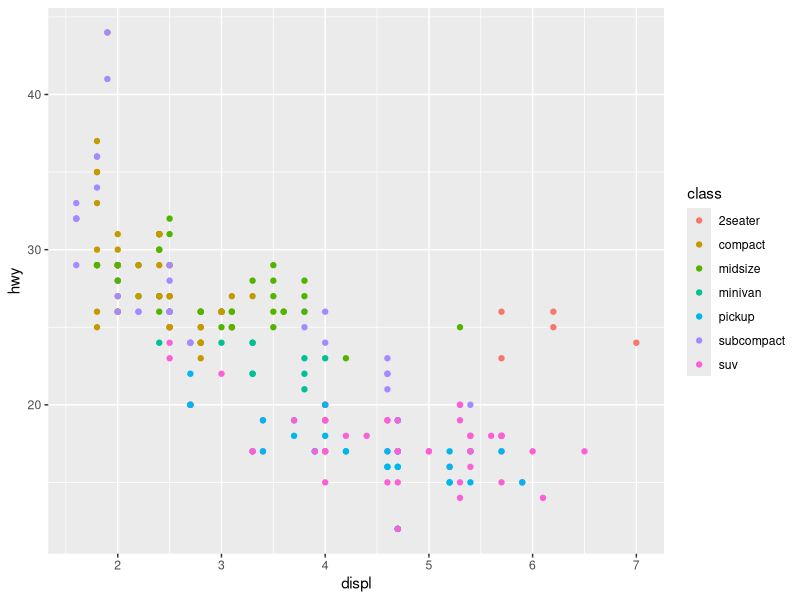
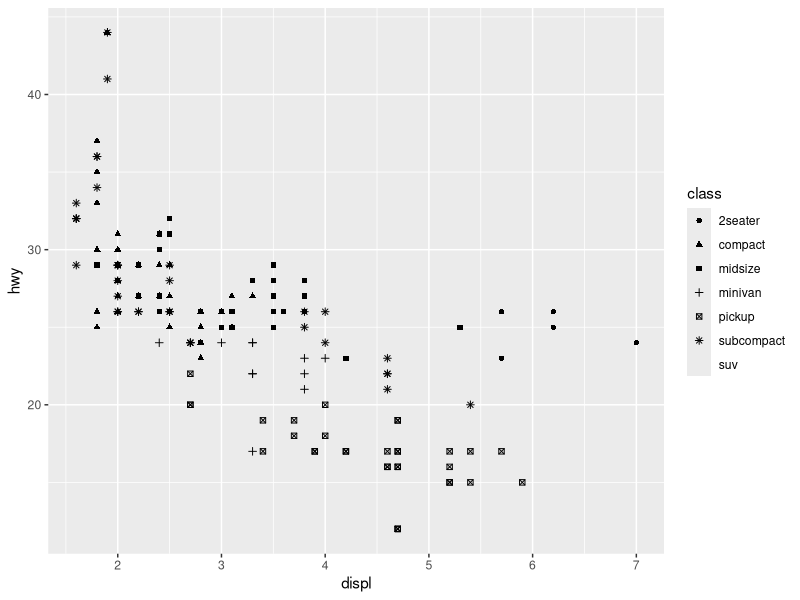
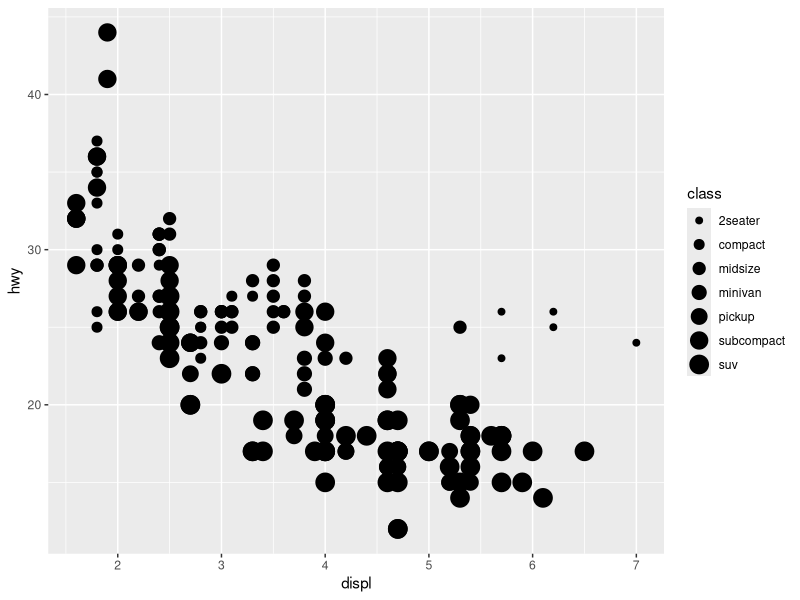
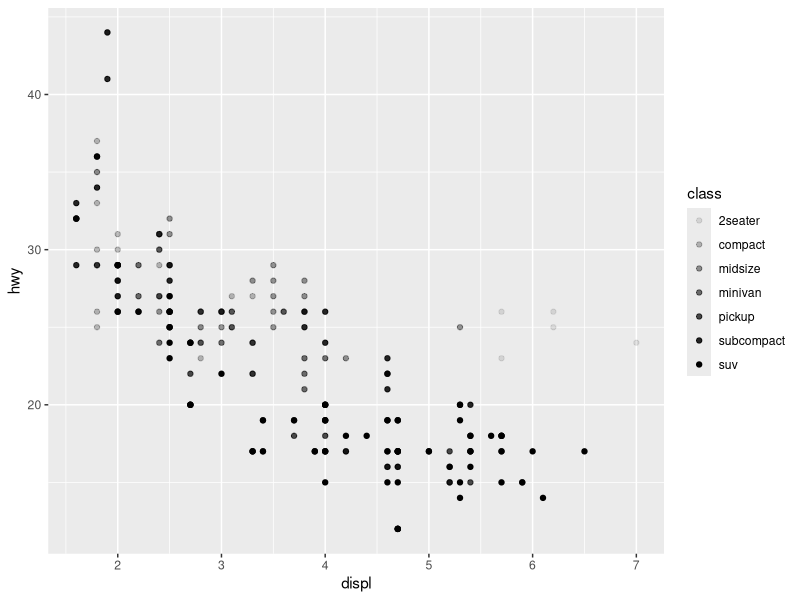
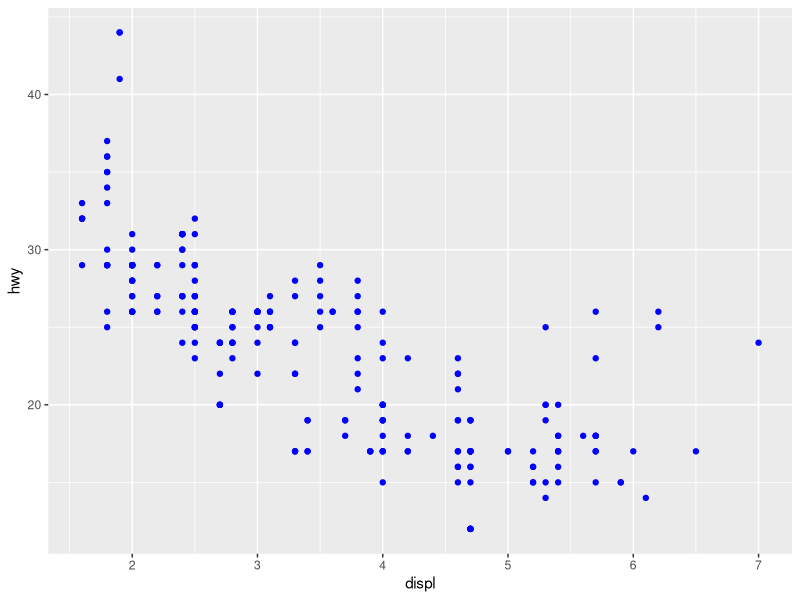
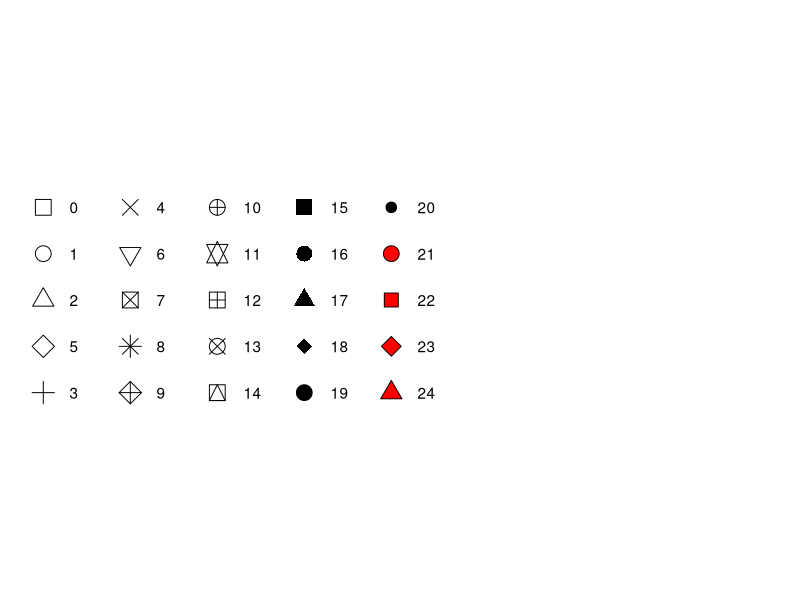
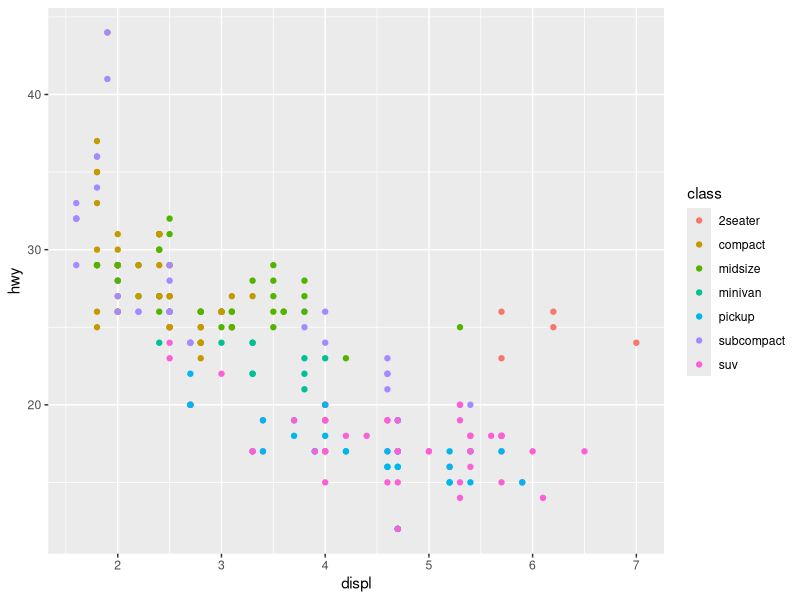
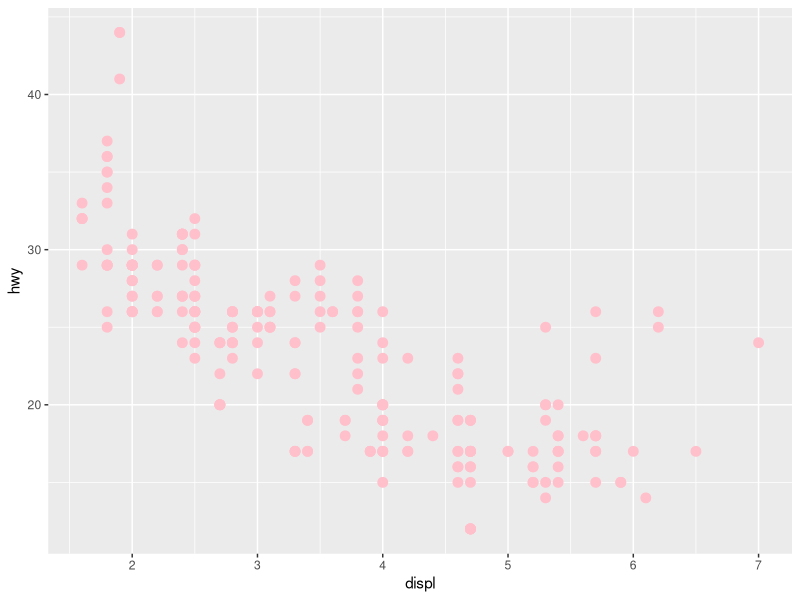

Reproduce these figures in R, in order. (Note: this script raises an error after producing the figures.)
## ---- chunk 1
library(tidyverse)
library(scales)
library(ggplot2)
## ---- chunk 2
?mpg
names(mpg)
## ---- chunk 3
# Mapping class to color works well
ggplot(mpg, aes(x = displ, y = hwy, color = class)) +
  geom_point()
## ---- chunk 4
# Mapping class to shape produces warnings
ggplot(mpg, aes(x = displ, y = hwy, shape = class)) +
  geom_point()
## ---- chunk 5
# class mapped to size
ggplot(mpg, aes(x = displ, y = hwy, size = class)) +
  geom_point() 
## ---- chunk 6
# class mapped to alpha
ggplot(mpg, aes(x = displ, y = hwy, alpha = class)) +
  geom_point() 
## ---- chunk 7
ggplot(mpg, aes(x = displ, y = hwy)) + 
  geom_point(color = "blue") 
## ---- chunk 8
shapes <- tibble(
  shape = c(0, 1, 2, 5, 3, 4, 6:19, 20, 21, 22, 23, 24),
  x = (0:24 %/% 5) / 2,
  y = (-(0:24 %% 5)) / 4
)
ggplot(shapes, aes(x, y)) + 
  geom_point(aes(shape = shape), size = 5, fill = "red") +
  geom_text(aes(label = shape), hjust = 0, nudge_x = 0.15) +
  scale_shape_identity() +
  expand_limits(x = 4.1) +
  scale_x_continuous(NULL, breaks = NULL) + 
  scale_y_continuous(NULL, breaks = NULL, limits = c(-1.2, 0.2)) + 
  theme_minimal() +
  theme(aspect.ratio = 1/2.75)
## ---- chunk 9
# color varies by class (class is a column in mpg)
ggplot(mpg, aes(x = displ, y = hwy, color = class)) +
  geom_point()
## ---- chunk 10
# all points are pink
ggplot(mpg, aes(x = displ, y = hwy)) +
  geom_point(color = "pink", size = 3)
## ---- chunk 11
ggplot(mpg, aes(x = hwy, y = displ)) +
  geom_point(color = "pink", shape = 24, size = 3, fill = "pink")
## ---- chunk 12
ggplot(mpg) + 
  geom_point(aes(x = displ, y = hwy, color = "blue"))
## ---- chunk 13
# Correct: color is a constant, so it goes outside aes()
ggplot(mpg) + 
  geom_point(aes(x = displ, y = hwy), color = "blue")
## ---- chunk 14
ggplot(mpg, aes(x = displ, y = hwy)) +
  geom_point(color = class, size = 3)
## ---- chunk 15
# Correct: class is from data, so it goes inside aes()
ggplot(mpg, aes(x = displ, y = hwy)) +
  geom_point(aes(color = class), size = 3)
## ---- chunk 16
# Stroke controls the width of the edge/border for the shapes (21-25)
# that have a fill aesthetic.
 
ggplot(mpg) + 
  geom_point(
    aes(x = displ, y = hwy),
    shape = 24,
    fill = "purple",
    color = "red",
    stroke = 2,
    size = 8
  )
## ---- chunk 17
ggplot(mpg) + geom_point(aes(x = displ, y = hwy))
## ---- chunk 18
# It creates a logical variable with values `TRUE` and `FALSE` 
# for cars with displacement values below and above 5. 

# Notice color is inside aes() because we're creating a variable
# from the data (the result of displ < 5).

ggplot(mpg) + 
  geom_point(aes(x = displ, y = hwy, color = displ < 5)) 
## ---- chunk 19
# Scatterplot
ggplot(mpg, aes(x = displ, y = hwy)) +  
  geom_point() 
## ---- chunk 20
# Smooth line
ggplot(mpg, aes(x = displ, y = hwy)) + 
  geom_smooth()
## ---- chunk 21
# Shape doesn't work with geom_smooth - no legend appears
ggplot(mpg, aes(x = displ, y = hwy, shape = drv)) + 
  geom_smooth()
## ---- chunk 22
# Linetype DOES work with geom_smooth
ggplot(mpg, aes(x = displ, y = hwy, linetype = drv)) + 
  geom_smooth()
## ---- chunk 23
ggplot(mpg, aes(x = displ, y = hwy, color = drv)) +
  geom_point() + 
  geom_smooth(aes(linetype = drv))
## ---- chunk 24
ggplot(mpg, aes(x = displ, y = hwy)) +
  geom_point() +
  geom_point(
    data = mpg |> filter(class == '2seater'),
    color = "red",
    size = 3
  )
## ---- chunk 25
# Histogram shows distribution
ggplot(mpg, aes(x = hwy)) + 
  geom_histogram(binwidth = 2)
## ---- chunk 26
# Density plot shows smooth distribution
ggplot(mpg, aes(x = hwy)) + 
  geom_density()
## ---- chunk 27
# Boxplot shows summary statistics and outliers
ggplot(mpg, aes(x = hwy)) + 
  geom_boxplot()
## ---- chunk 28
ggplot(mpg, aes(x = displ, y = hwy)) +
  geom_smooth(aes(color = drv), show.legend = FALSE)
## ---- chunk 29
ggplot(mpg, aes(x = displ, y = hwy)) +
  geom_smooth(aes(color = drv))
## ---- chunk 30
ggplot(mpg, aes(x = displ, y = hwy)) +
  geom_smooth(se = FALSE)
## ---- chunk 31
ggplot(mpg, aes(x = displ, y = hwy)) +
  geom_point() +
  geom_smooth()

ggplot() +
  geom_point(data = mpg, mapping = aes(x = displ, y = hwy)) +
  geom_smooth(data = mpg, mapping = aes(x = displ, y = hwy))
## ---- chunk 32
ggplot(mpg, aes(x = displ, y = hwy)) +
  geom_point() +
  facet_wrap(~ class, nrow = 2)
## ---- chunk 33
ggplot(mpg, aes(x = displ, y = hwy)) +
  geom_point() +
  facet_grid(drv ~ cyl)
## ---- chunk 34
ggplot(mpg, aes(x = displ, y = hwy)) +
  geom_point() +
  facet_grid(drv ~ cyl, scales = "free_y")
## ---- chunk 35
ggplot(mpg, aes(x = drv, y = cyl)) + 
  geom_point()
## ---- chunk 36
ggplot(mpg, aes(x = drv, y = cyl)) + 
  geom_point() +
  facet_wrap(~ hwy)
## ---- chunk 37
ggplot(mpg, aes(x = drv, y = cyl)) + 
  geom_point()
## ---- chunk 38
ggplot(mpg, aes(x = drv, y = cyl)) + 
  geom_point() +
  facet_grid(drv ~ cyl)
## ---- chunk 39
ggplot(mpg, aes(x = displ, y = hwy)) +
  geom_point() +
  facet_grid(drv ~ .)

ggplot(mpg, aes(x = displ, y = hwy)) +
  geom_point() +
  facet_grid(. ~ cyl)
## ---- chunk 40
ggplot(mpg, aes(x = displ, y = hwy)) +
  geom_point() +
  facet_grid(drv ~ .)

ggplot(mpg, aes(x = displ, y = hwy)) +
  geom_point() +
  facet_grid(. ~ cyl)
## ---- chunk 41
ggplot(mpg, aes(x = displ, y = hwy)) +
  geom_point() +
  facet_wrap(~ class, nrow = 2)
## ---- chunk 42
# Faceting - easier to see within-class patterns
ggplot(mpg, aes(x = displ, y = hwy)) +
  geom_point() +
  facet_wrap(~ class, nrow = 2)

# Color - easier to compare across classes
ggplot(mpg, aes(x = displ, y = hwy, color = class)) +
  geom_point()
## ---- chunk 43
ggplot(diamonds, aes(x = cut)) + 
  geom_bar()
## ---- chunk 44
diamonds |>
  count(cut) |>
  ggplot(aes(x = cut, y = n)) +
  geom_bar(stat = "identity")
## ---- chunk 45
ggplot(diamonds, aes(x = cut, y = after_stat(prop), group = 1)) +
  geom_bar()
## ---- chunk 46
# geom_bar counts for you
ggplot(mpg, aes(x = class)) + 
  geom_bar()

# geom_col requires pre-counted data
mpg |>
  count(class) |>
  ggplot(aes(x = class, y = n)) +
  geom_col()
## ---- chunk 47
# Color only affects the outline
ggplot(mpg, aes(x = drv, color = drv)) + 
  geom_bar()
## ---- chunk 48
# Fill colors the inside of the bars
ggplot(mpg, aes(x = drv, fill = drv)) + 
  geom_bar()
## ---- chunk 49
ggplot(mpg, aes(x = drv, fill = class)) + 
  geom_bar()
## ---- chunk 50
# Fill makes all bars the same height (shows proportions)
ggplot(mpg, aes(x = drv, fill = class)) +
  geom_bar(position = "fill")
## ---- chunk 51
# Dodge places bars side-by-side
ggplot(mpg, aes(x = drv, fill = class)) +
  geom_bar(position = "dodge")
## ---- chunk 52
ggplot(mpg, aes(x = displ, y = hwy)) + 
  geom_point()
## ---- chunk 53
ggplot(mpg, aes(x = displ, y = hwy)) + 
  geom_point(position = "jitter")
## ---- chunk 54
ggplot(mpg, aes(x = cty, y = hwy)) +
  geom_point()
## ---- chunk 55
# Solution 1: Add jitter
ggplot(mpg, aes(x = cty, y = hwy)) +
  geom_jitter()

# Solution 2: Use position = "jitter"
ggplot(mpg, aes(x = cty, y = hwy)) +
  geom_point(position = "jitter")
## ---- chunk 56
ggplot(mpg, aes(x = displ, y = hwy)) +
  geom_point() 

ggplot(mpg, aes(x = displ, y = hwy)) +
  geom_point(position = "identity") 
## ---- chunk 57
ggplot(mpg, aes(x = displ, y = hwy)) +
  geom_point() 
## ---- chunk 58
# Default jitter
ggplot(mpg, aes(x = displ, y = hwy)) + 
  geom_jitter()

# Custom jitter amount
ggplot(mpg, aes(x = displ, y = hwy)) + 
  geom_jitter(width = 0.5, height = 0.5)
## ---- chunk 59
g <- ggplot(mpg, aes(x = displ, y = hwy))
## ---- chunk 60
# Jitter spreads points out
g + geom_jitter()
## ---- chunk 61
# Count sizes points by number of observations
g + geom_count()
## ---- chunk 62
# Default position (dodge2)
ggplot(mpg, aes(x = class, y = hwy, fill = drv)) +
  geom_boxplot()

# Explicitly setting position to dodge2 (same result)
ggplot(mpg, aes(x = class, y = hwy, fill = drv)) +
  geom_boxplot(position = "dodge2")
